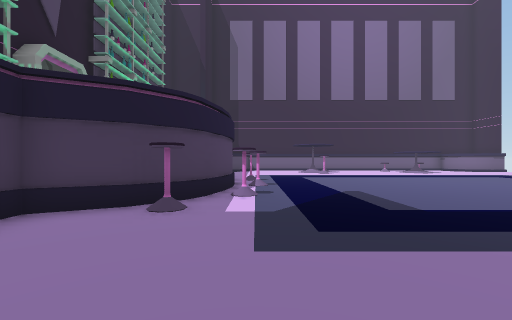
[1] (above)

16 first-person views from a walk through a Unity game level. The camera is 1.5 m above the floor, looks level and sees 90° across. The floor is counted in squares, 2 m on a side. Each view is taken from the middle of a square. On the plan, view 1 faces up. The plan holds only what a view shows up to about 9 squares ahead; the rest is blank.

[2]
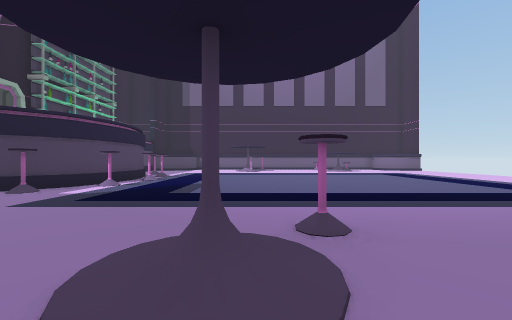

[3]
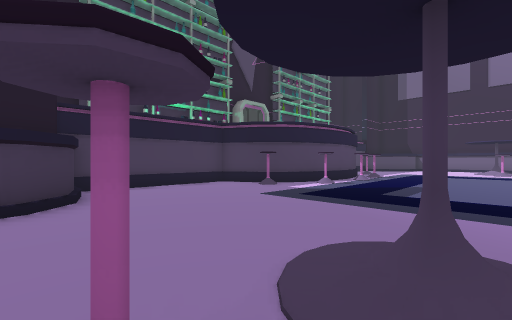

[4]
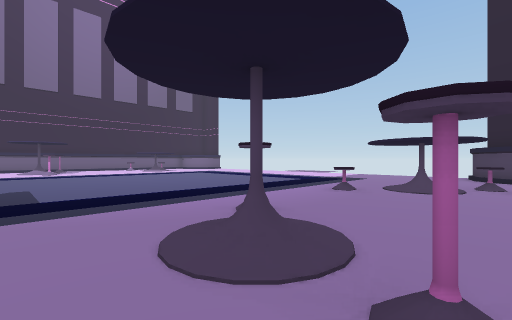

[5]
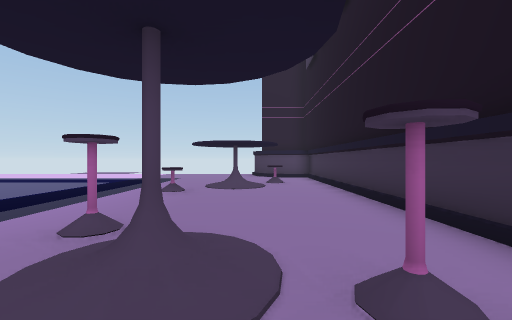

[6]
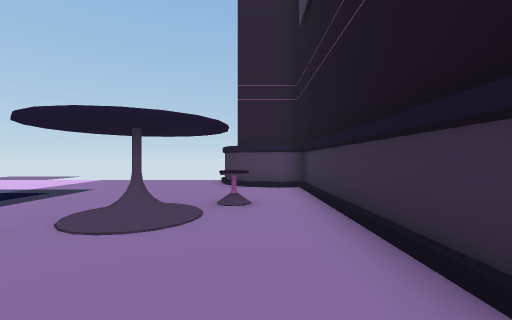

[7]
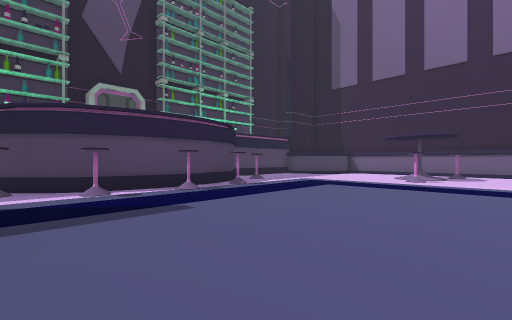

[8]
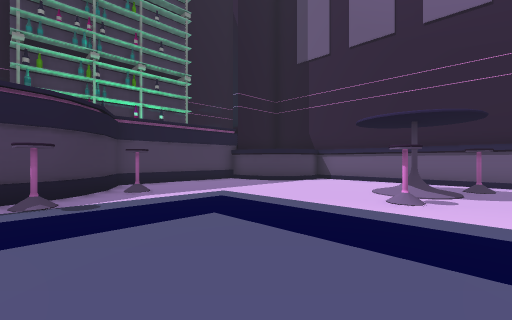

[9]
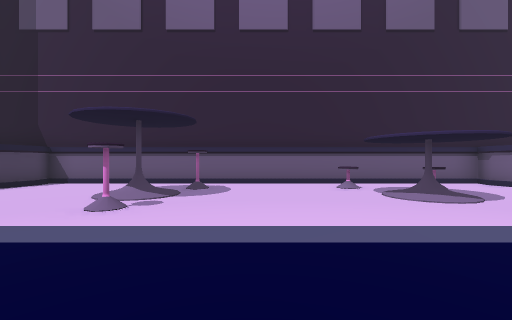

[10]
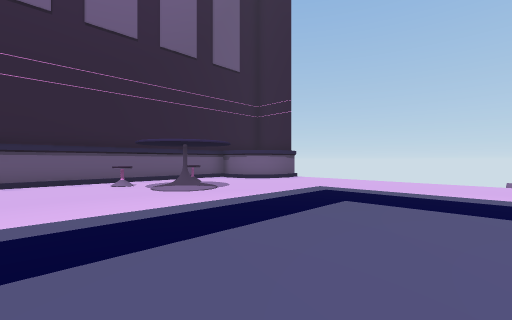

[11]
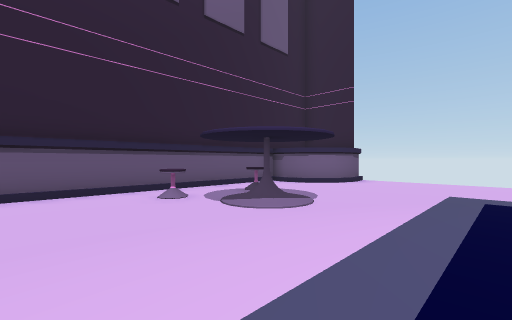

[12]
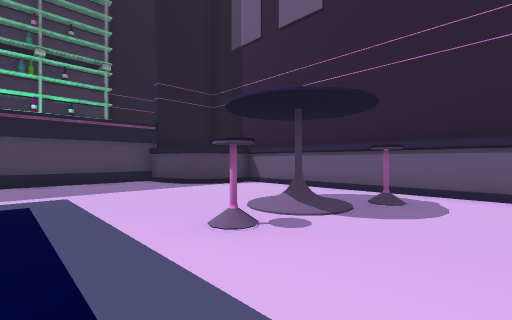

[13]
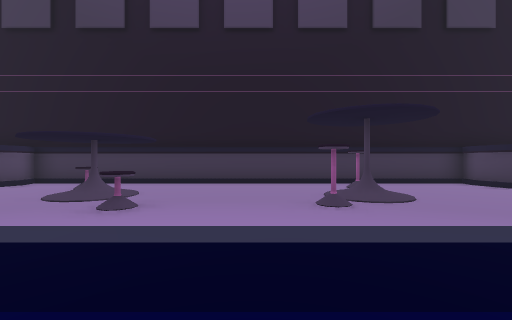

[14]
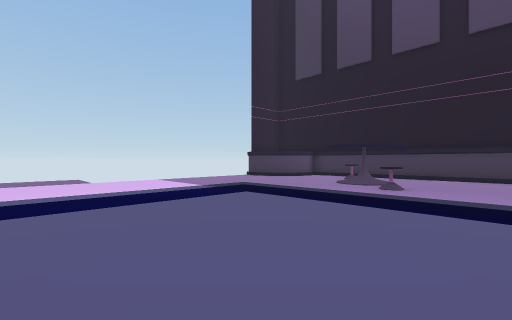

[15]
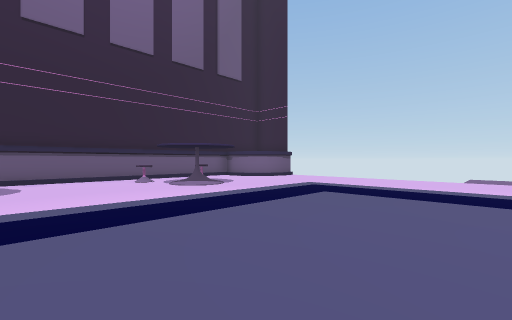

[16]
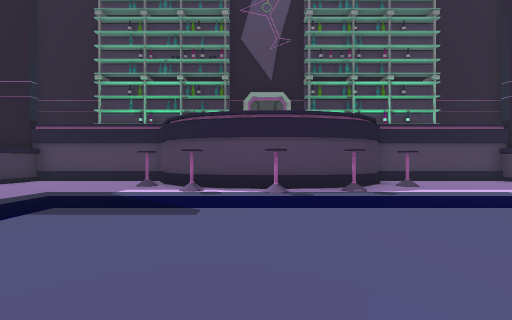

### Floor plan
Key: @ floor where view 1 was taken; # wall or solid block; . floor; / step, stairs or slope; ^ raised ledge.
Columns run from 4 left of view 1 to 17 right of it. Each row starts with its distance up from view 1.
 19    ###############
 18    #/////////////##
 17   ##....#.../.././#
 16 ###....#/....//...##
 15 #......//....//.....
 14 #.......#...........
 13 #...................
 12 #...................
 11 ###.................
 10   #.................
  9   ###...............
  8    ##.................
  7    #..................
  6   ##................
  5   #.#...............
  4 ###.................
  3 #...................
  2 #...................
  1 #........#..^.......
  0  ...@../#....//.....
 -1  ##....//....##...##
 -2   ##...#......#/./#
 -3    #/////////////##
 -4    ###############

Where each view was taken, in squares from view 1:
view 1: 0 up, 0 right, facing up
view 2: 2 down, 4 right, facing up
view 3: 2 down, 4 right, facing up-left
view 4: 2 down, 2 right, facing up-right
view 5: 1 down, 2 right, facing right
view 6: 2 down, 6 right, facing right
view 7: 4 up, 6 right, facing up-left
view 8: 9 up, 5 right, facing up-left
view 9: 10 up, 6 right, facing up
view 10: 9 up, 6 right, facing up-right
view 11: 12 up, 6 right, facing up-right
view 12: 12 up, 6 right, facing up-left
view 13: 5 up, 6 right, facing down
view 14: 8 up, 6 right, facing down-right
view 15: 8 up, 5 right, facing up-right
view 16: 7 up, 6 right, facing left
